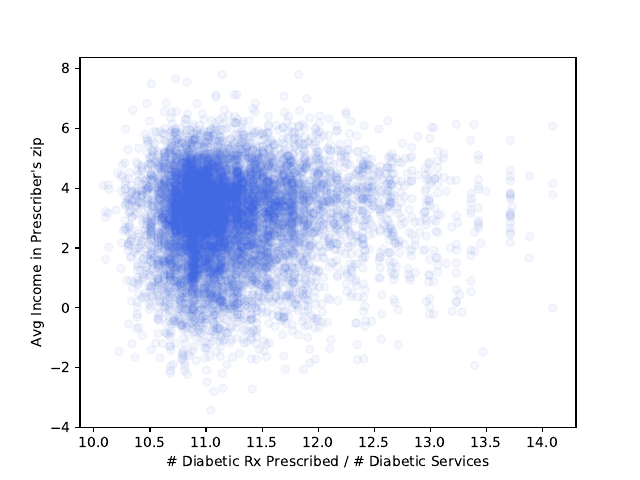

Here is the Python script that generated this plot:
#!/usr/bin/env python3

import matplotlib.pyplot as plt
import random
import math

# make up a list of points to be plotted
data = open("npiRatioIncome.txt", "r")
x = []
y = []
f = plt.figure()

line = data.readline()
while line:
    cur = line.split("|")
    # Convert the elements to float and take the logarithm if positive
    x_value = float(cur[1])
    y_value = float(cur[2])

    if x_value > 0 and y_value > 0:
        x.append(math.log(x_value))
        y.append(math.log(y_value))
    line = data.readline()


data.close()

plt.scatter(x,y,c = 'royalblue', alpha= 0.05)
# no ticks
#plt.tick_params(left = False, bottom=False, labelbottom = False, labelleft = False)

# specify the x and y axis labels
plt.xlabel("# Diabetic Rx Prescribed / # Diabetic Services")
plt.ylabel("Avg Income in Prescriber's zip")

f.savefig("plot.pdf")
